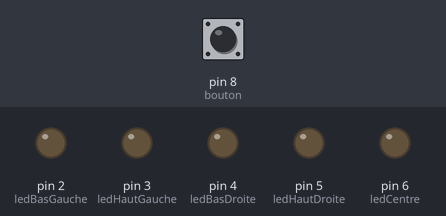
Bench run of a sketch on a simulated Arduino Uno, built with avr-gcc and run on an emulated ATmega328P. Shown: output pins drawn as LEDs (lit = HIGH). The inputs (shaded band) are chosen by the test bench; at power-on: pin 8 (bouton) HIGH. Random numbers use the default seed unless the sketch sets one.

Above: at 1.2 s.
1.3 s: pin 8 (bouton) pulled LOW for 0.15 s
At 2.2 s:
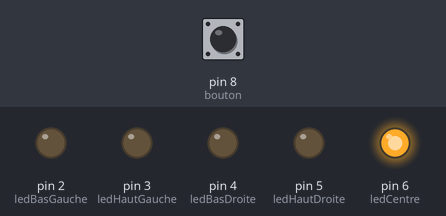
At 2.7 s:
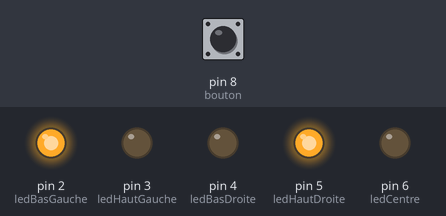
Timing chart, 0 to 10.4 s (numbered marks = the images above; inputs shaded):
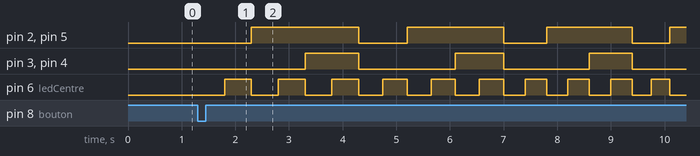

The sketch:

tirage_D_.ino
```cpp
byte nbAlea;
byte ledHautGauche=3;
byte ledBasGauche=2;
byte ledCentre=6;
byte ledHautDroite=5;
byte ledBasDroite=4;
byte bouton=8;

//fonction d'initialisation
void setup() {
  randomSeed(analogRead(0));

  for (int t=2;t<7;t++){
    pinMode(t,OUTPUT);
    digitalWrite(t,LOW);
  }

  pinMode(bouton,INPUT_PULLUP);
}


void loop() {

  if(!digitalRead(bouton)){
    nbAlea = random(0,5);

    int delai = 500;

    for (byte tour=0;tour<10;tour++){
        for (byte nb=0;nb<6;nb++){
          affichage(nb);
          delay(delai);
        }
        delai=delai-50;
      }

    for (byte cli=0;cli<10;cli++){
      affichage(5);
      delay(50);
      for (byte pin=2;pin<7;pin++){
        digitalWrite(pin,LOW);
      }
      delay(50);
    }

    for (byte w=0;w<4;w++){
      affichage(nbAlea);
      delay(300);
      for (byte pin=2;pin<7;pin++){
        digitalWrite(pin,LOW);
      }
      delay(300);
  }

affichage(nbAlea);
delay(4000);
  }

}

void setZero(){
  for (int t=2;t<7;t++){
    digitalWrite(t,LOW);
  }
}

void affichage(int nombre){

  setZero();

  if (nombre==1){
    digitalWrite(ledCentre,HIGH);
    return;
  }
  if (nombre==2){
    digitalWrite(ledHautDroite,HIGH);
    digitalWrite(ledBasGauche,HIGH);
    return;
  }
  if (nombre==3){
    digitalWrite(ledHautDroite,HIGH);
    digitalWrite(ledCentre,HIGH);
    digitalWrite(ledBasGauche,HIGH);
    return;
  }
  if (nombre==4){
    digitalWrite(ledHautGauche,HIGH);
    digitalWrite(ledHautDroite,HIGH);
    digitalWrite(ledBasGauche,HIGH);
    digitalWrite(ledBasDroite,HIGH);
    return;
  }
  if (nombre==5){
    digitalWrite(ledHautGauche,HIGH);
    digitalWrite(ledBasGauche,HIGH);
    digitalWrite(ledHautDroite,HIGH);
    digitalWrite(ledBasDroite,HIGH);
    digitalWrite(ledCentre,HIGH);
    return;
  }
  return;
}
```

Measured:
- after the input at 1.3 s, pin 2 (ledBasGauche): goes HIGH 2.0 s, LOW 0.90 s, HIGH 1.8 s, LOW 0.80 s, HIGH 1.6 s, LOW 0.70 s, then HIGH, starting after 1.0 s; pin 3 (ledHautGauche): goes HIGH 1.0 s, LOW 1.8 s, HIGH 0.90 s, LOW 1.6 s, HIGH 0.80 s, then LOW, starting after 2.0 s
